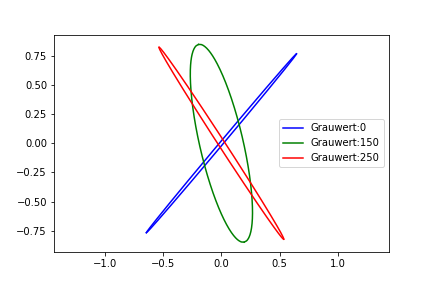

Generate this figure with Python:
#!/usr/bin/env python3
# -*- coding: utf-8 -*-
"""
Created on Sat Jun  1 12:45:45 2019

@author: nils
"""

import numpy as np
import matplotlib.pyplot as plt

def Ellipse(a,b,alpha,Farbe,Legende):
    X = np.linspace(-a,a,300)
    F1 = b/a * np.sqrt(a**2-X**2)
    F2 = -b/a * np.sqrt(a**2-X**2)
    F1_neu = X*np.sin(alpha) + F1*np.cos(alpha)
    F2_neu = X*np.sin(alpha) + F2*np.cos(alpha)
    X1 = X*np.cos(alpha) - F1*np.sin(alpha)
    X2 = X*np.cos(alpha) - F2*np.sin(alpha)
    plt.plot(X1,F1_neu,Farbe,label = Legende)
    plt.plot(X2,F2_neu,Farbe)
    return 
    

alpha1 = np.pi*50/180
a1= 1
b1 = 0.014

alpha2 = np.pi*103/180
a2 = 0.869
b2 = 0.186

alpha3 = np.pi*123/180
a3 = 0.98
b3 = 0.028
Ellipse(a1,b1,alpha1,"b","Grauwert:0")
Ellipse(a2,b2,alpha2,"green","Grauwert:150")
Ellipse(a3,b3,alpha3,"red","Grauwert:250")
plt.axis("equal")
plt.xlabel("Intensität in x-Richtung[W]")
plt.ylabel("Intensität in y-Richtung[W]")
plt.legend()
plt.savefig("Bericht/Ellipse.png")
plt.show()